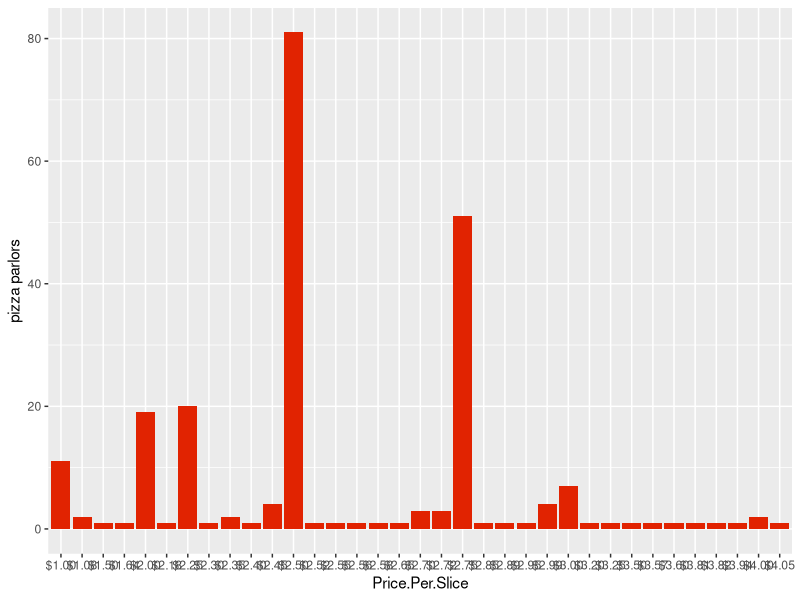
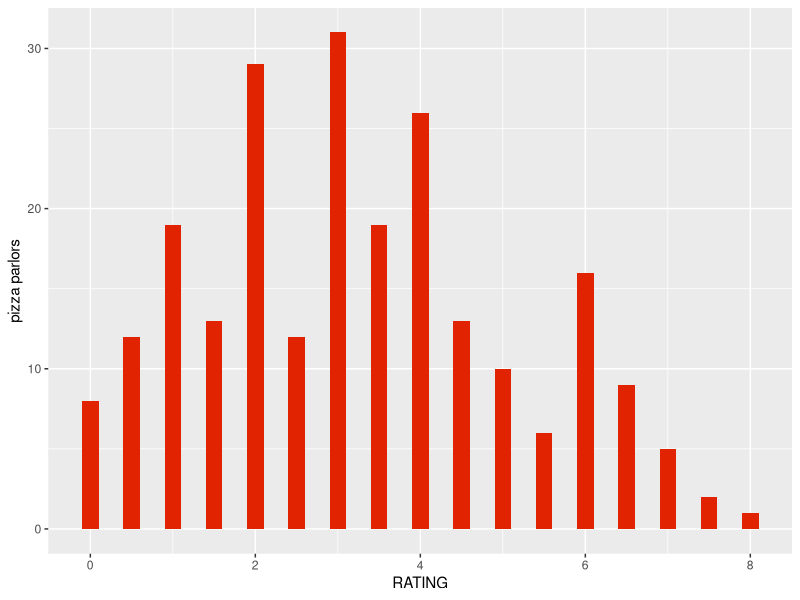

R code for these plots, in order: (Note: this script raises an error after producing the figures.)
slice= read.csv("pizzanyc.csv")
str(slice)

table(slice$Price.Per.Slice)
table(slice$Neighborhood)

table(slice$RATING)

library(ggplot2)

#price Per Slice plot
ggplot(slice, aes( x= Price.Per.Slice)) + geom_bar(fill= "#e12301") + ylab("pizza parlors")

 
#rating plot

ggplot(slice, aes( x= RATING)) + geom_bar(fill= "#e12301", width = .2) + ylab("pizza parlors")


#Neighborhood plot


ggplot(slice, aes(Neighborhood)) + geom_bar(fill= "#e12301", width = .) + ylab("pizza parlors")
